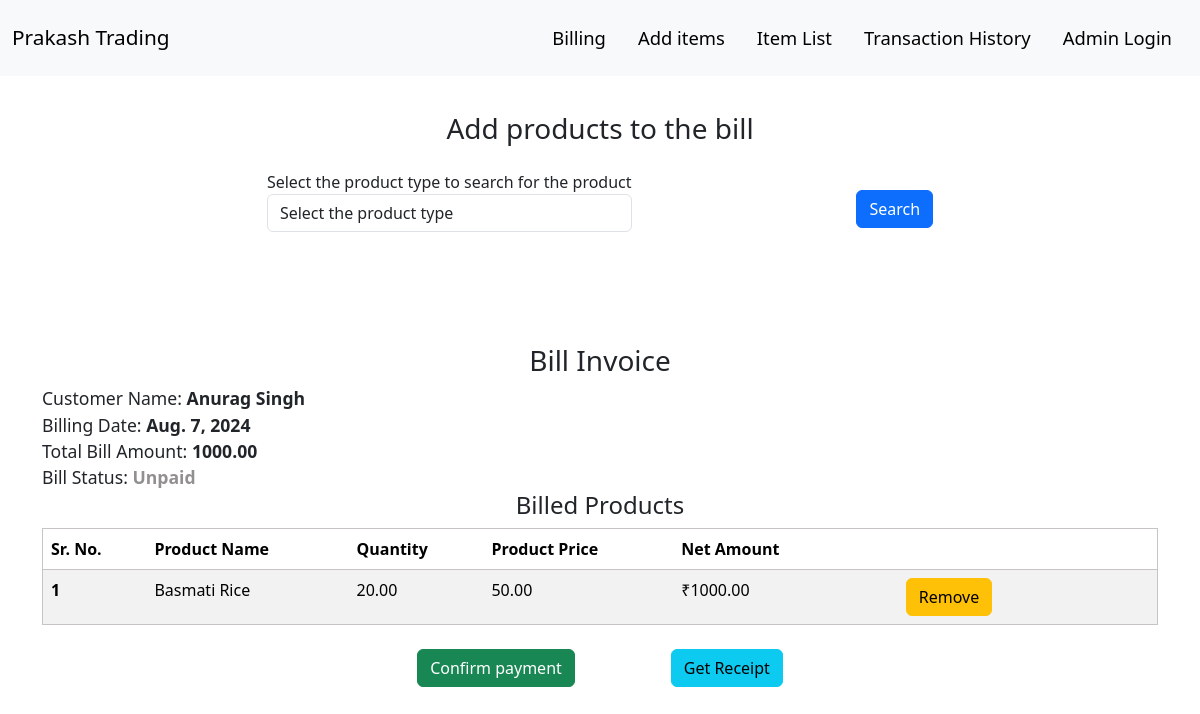
/calBill/2/, run on the app's committed database.
### home/models.py (models this page shows, shortened)
class FirmInfo(models.Model):
    firm_name = models.CharField(max_length=255)
    firm_image = models.ImageField(upload_to='qr_code/', null=True, blank=True)
    firm_gst=models.CharField(max_length=20,null=True)
    firm_mob1=models.CharField(max_length=11,null=True)
    firm_mob2=models.CharField(max_length=11,null=True)
    firm_add=models.CharField(max_length=300, null=True, blank=True)

class Bill(models.Model):
    customer_name=models.CharField(max_length=100)
    billing_date=models.DateField(auto_now_add=True)
    billing_time=models.TimeField(auto_now_add=True)
    paid=models.BooleanField(default=False)
    bill_amount=models.DecimalField(max_digits=10,decimal_places=2,default=0.00)

class BillItems(models.Model):
    bill=models.ForeignKey(Bill,on_delete=models.CASCADE,null=True)
    product=models.ForeignKey(Product,on_delete=models.SET_NULL,null=True)
    quantity=models.DecimalField(max_digits=10,decimal_places=2,default=0.00,null=True,blank=True)
    net_amount=models.DecimalField(max_digits=10,decimal_places=2,default=0.00)

class Product(models.Model):
    product_name=models.CharField(max_length=100)
    product_type=models.CharField(max_length=100)
    measuring_unit=models.CharField(max_length=50,null=True,blank=True)
    stock_quantity=models.DecimalField(max_digits=10,decimal_places=2)
    cost_price=models.DecimalField(max_digits=10,decimal_places=2)
    selling_price=models.DecimalField(max_digits=10,decimal_places=2)

### home/views.py (the view, shortened to what this page needs)
# urls.py: path('calBill/<str:bid>/',views.calculateBill,name="calculateBill"),
def calculateBill(request,bid):
    producttypes=ProductType.objects.all()
    current_bill=Bill.objects.get(id=bid)
    billitems=BillItems.objects.filter(bill=current_bill)
    if request.method=='GET':
        product_type=request.GET.get('product_type')
        if product_type==None:
            context={'searched':False,'type':'','products':None,'bill':current_bill,'billItems':billitems,'alert':False,'message':'','types':producttypes}
            return render(request,'bill.html',context)
        elif product_type=='all':
            products=Product.objects.all()
            context={'searched':True,'products':products,'type':'all','bill':current_bill,'billItems':billitems,'alert':False,'message':'','types':producttypes}
            return  render(request,'bill.html',context)
        else:
            products=Product.objects.filter(product_type=product_type)
            context={'searched':True,'products':products,'type':product_type,'bill':current_bill,'billItems':billitems,'alert':False,'message':'','types':producttypes}
            return render(request,'bill.html',context)
    context={'searched':False,'type':'','products':None,'bill':current_bill,'billItems':billitems,'alert':False,'message':'','types':producttypes}
    return render(request,'bill.html',context)

### home/context_processors.py (called while the page is built)
def firm_info(request):
    try:
        firm_info = FirmInfo.objects.first()
        return {
            'firm_name': firm_info.firm_name if firm_info else 'Default Firm Name',
            'firm_image_url': firm_info.firm_image.url if firm_info and firm_info.firm_image else None,
            'firm_gst':firm_info.firm_gst if firm_info else '10FZXPP1309C1Z1',
            'firm_mob1':firm_info.firm_mob1 if firm_info else '8210463930',
            'firm_mob2':firm_info.firm_mob2 if firm_info else '9708805703',
            'firm_add':firm_info.firm_add if firm_info else 'No address'
        }
    except FirmInfo.DoesNotExist:
        return {
            'firm_name': 'Default Firm Name',
            'firm_image_url': None
        }

### templates/bill.html (shortened to what this page needs)
{% extends "base.html" %}
{% load static %}
    {% block style %}<link rel="stylesheet" href="{% static 'css\bill.css' %}">{% endblock style %}
    {% block body %}
        {% if not bill.paid %}
      <div class="container" style="margin-top: 7em;">
        <h3 class="text-center bill-head">Add products to the bill</h3>
        <form class="d-flex flex-row justify-content-evenly" action="/calBill/{{bill.id}}/" method="get">
            <div class="form-group my-3" >
                <label for="product_type">Select the product type to search for the product</label>
                <select class="form-control" id="product_type" name="product_type">
                  <option disabled selected>Select the product type</option>
                </select>
            </div>
            <div>
                <button type="submit" class="btn btn-primary" style="margin-top:2.3em;">Search</button>
            </div>
        </form>
      </div>
      {% endif %}
      <div class="container mt-5 pt-5 mb-4">
        <h3 class="text-center bill-head ">Bill Invoice</h3>
        <div class="status">Customer Name: <span><strong>{{bill.customer_name}}</strong></span></div>
        <div class="status">Billing Date: <span><strong>{{bill.billing_date}}</strong></span></div>
        <div class="status">Total Bill Amount: <span><strong>{{bill.bill_amount}}</strong></span></div>
        <div class="status">Bill Status: <span>{% if bill.paid %}<strong style="color:green;">Paid</strong>{% else %}<strong style="color:rgb(146, 143, 143);">Unpaid</strong>{% endif %}</span></div>
        <div>
        <h4 class="text-center bill-head">Billed Products</h4>
          <table class="table table-class table-striped table-responsive">
            <thead>
              <tr>
                <th scope="col">Sr. No.</th>
                <th scope="col">Product Name</th>
                <th scope="col">Quantity</th>
                <th scope="col">Product Price</th>
                <th scope="col">Net Amount</th>
                <th></th>
              </tr>
            </thead>
            <tbody>
              {% for billItem in billItems %}
                <tr>
                  <th scope="row">{{ forloop.counter }}</th>
                  <td>{{ billItem.product.product_name }}</td>
                  <td>{{ billItem.quantity }} {{product.product.measuring_unit}}</td>
                  <td>{{ billItem.product.selling_price }}</td>
                  <td>₹{{ billItem.net_amount }}</td>
                  <td><form action="/calBill/{{bill.id}}/" method="post">
                    <div><button type="submit" class="btn btn-warning mx-5" {% if bill.paid %} disabled {% endif %}>Remove</button></div>
                    </form></td>
                </tr>
              {% endfor %}
            </tbody>
          </table>
        </div>
      </div>
      <div class="container d-flex flex-row justify-content-center mb-5">
        <div>
            <form action="/calBill/{{bill.id}}/" method="post">
            <div><button type="submit" class="btn btn-success mx-5" {% if bill.paid %}disabled{% endif %}>Confirm payment</button></div>
            </form>
        </div>
        <div><a class="btn btn-info mx-5"  {% if billItems|length == 0 %}style="opacity:0.6;"{% else %}href="/billReceipt/{{bill.id}}"{% endif %}>Get Receipt</a></div>
      </div>
      {% endblock body %}

### templates/base.html (shortened to what this page needs)
<!DOCTYPE html>
<html lang="en">
<head>
    <link href="https://cdn.jsdelivr.net/npm/bootstrap@5.3.3/dist/css/bootstrap.min.css" rel="stylesheet">
    {% block style %}{% endblock style %}
</head>
<body>
    <nav class="navbar navbar-expand-lg nav-body bg-body-tertiary fixed-top">
        <div class="container-fluid py-2">
          <a class="navbar-brand" href="#">{{ firm_name }}</a>
          <div class="collapse navbar-collapse" id="navbarSupportedContent">
            <ul class="navbar-nav ms-auto mb-2 mb-lg-0">
              <li class="nav-item mx-1 px-1">
                <a class="nav-link active"  href="/">Billing</a>
              </li>
              <li class="nav-item mx-1 px-1">
                <a class="nav-link active"  href="/itemAdd">Add items</a>
              </li>
              <li class="nav-item mx-1 px-1">
                <a class="nav-link active"  href="/itemList">Item List</a>
              </li>
              <li class="nav-item mx-1 px-1">
                <a class="nav-link active"  href="/transactionHistory">Transaction History</a>
              </li>
              <li class="nav-item mx-1 px-1">
                <a class="nav-link active"  href="/admin" target="main_">Admin Login</a>
              </li>
            </ul>
          </div>
        </div>
      </nav>
      {% block body %}{% endblock body %}
</body>
</html>

### static/css/bill.css (style rules this page uses)
.table-class { border-style: solid; border-color: rgb(201, 196, 196); border-width:0.001em; }
.status { font-size: 1.1em; font-weight: 500; font-style: 'Inter'; }

### templates/base.html (style rules this page uses)
.nav-link { font-size: 1.15em; font-weight:400; }
.navbar-brand { font-size: 1.3em; font-weight:500; }

### data on the page
FirmInfo: firm_name "Prakash Trading"
Bill: customer_name "Anurag Singh", billing_date "Aug. 7, 2024", bill_amount "1000.00"
BillItems: product.product_name "Basmati Rice", quantity "20.00", product.selling_price "50.00", net_amount "1000.00"
